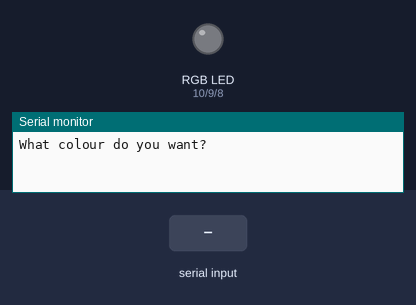
Simulated run of this sketch. Board: Arduino Uno, built with avr-gcc and run on an emulated ATmega328P. On the bench: an RGB LED mixed from three pins (HIGH = lit), the last lines printed to the serial monitor. Inputs (shaded band) come from the test bench.

Above: at 1.2 s.
1.3 s: "red" received over Serial
At 3.5 s:
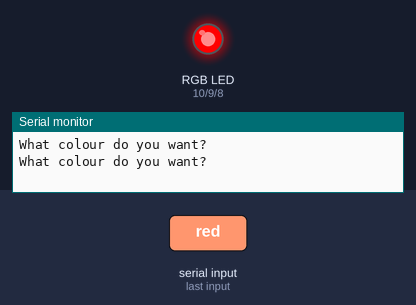
3.8 s: "blue" received over Serial
At 5.5 s:
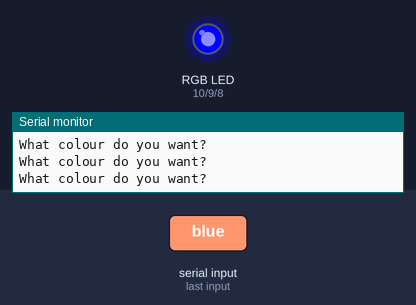
6.3 s: "green" received over Serial
At 8.5 s:
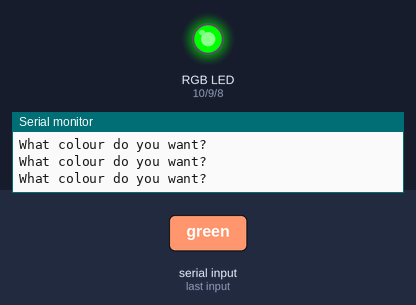
8.8 s: "yellow" received over Serial
At 10.6 s:
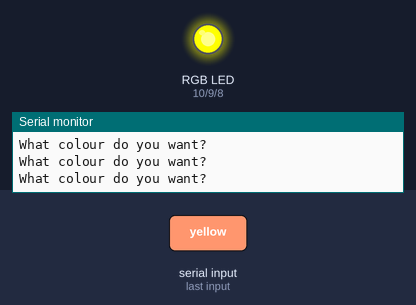
11.3 s: "cyan" received over Serial
At 13.5 s:
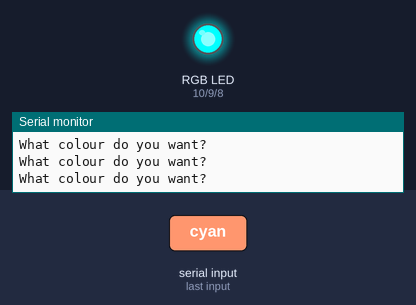
13.8 s: "off" received over Serial
At 15.5 s:
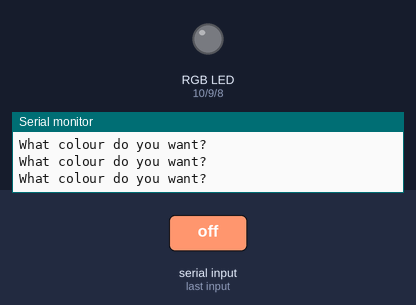
Timing chart, 0 to 17.0 s (numbered marks = the images above; inputs shaded):
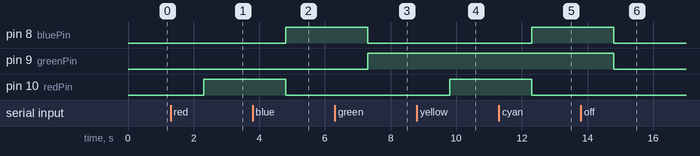

The sketch:

RGB_different_colours.ino
```cpp
int bluePin = 8;
int redPin = 10;
int greenPin = 9;
String myColor;
String msg="What colour do you want?";
void setup() {
  // put your setup code here, to run once:
pinMode(bluePin, OUTPUT);
pinMode(redPin,OUTPUT);
pinMode(greenPin, OUTPUT);
Serial.begin(9600);

}

void loop() {
  // put your main code here, to run repeatedly:
  // ASK, WAIT, READ
  Serial.println(msg);
  while (Serial.available()==0){
    // do nothing until answer is heore
  }
  myColor = Serial.readString();

  if (myColor=="red"){
    digitalWrite(redPin, HIGH);
    digitalWrite(bluePin, LOW);
    digitalWrite(greenPin, LOW);
  }

  if (myColor=="blue"){
    digitalWrite(redPin, LOW);
    digitalWrite(bluePin, HIGH);
    digitalWrite(greenPin, LOW);
  }

  if (myColor=="green"){
    digitalWrite(redPin, LOW);
    digitalWrite(bluePin, LOW);
    digitalWrite(greenPin, HIGH);
  }


if (myColor=="off"){
    digitalWrite(redPin, LOW);
    digitalWrite(bluePin, LOW);
    digitalWrite(greenPin, LOW);
  }

  if (myColor=="yellow"){
    analogWrite(redPin, 255);
    analogWrite(bluePin, 0);
    analogWrite(greenPin, 255);
  }

  if (myColor=="cyan"){
    analogWrite(redPin, 0);
    analogWrite(bluePin, 255);
    analogWrite(greenPin, 255);
  }

}
```

Measured:
- after the input at 1.3 s, pin 10 (redPin): LOW → HIGH after 1.0 s
- after the input at 3.8 s, pin 8 (bluePin): LOW → HIGH after 1.0 s; pin 10 (redPin): HIGH → LOW after 1.0 s
- after the input at 6.3 s, pin 8 (bluePin): HIGH → LOW after 1.0 s; pin 9 (greenPin): LOW → HIGH after 1.0 s
- after the input at 8.8 s, pin 10 (redPin): LOW → HIGH after 1.0 s
- after the input at 11.3 s, pin 8 (bluePin): LOW → HIGH after 1.0 s; pin 10 (redPin): HIGH → LOW after 1.0 s
- after the input at 13.8 s, pin 8 (bluePin), pin 9 (greenPin): HIGH → LOW after 1.0 s
